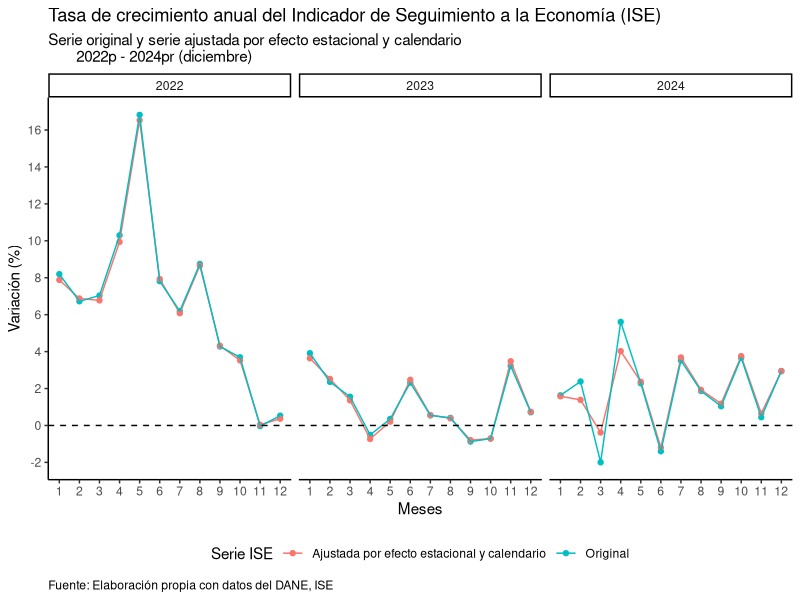

Here is the R script that generated this plot:
## ---- chunk 1

library(tidyverse)
library(readxl)

## ---- chunk 2

data = read_excel("Tasa de crecimiento ISE.xlsx")

data
## ---- chunk 3

data = data |> 
  pivot_longer(cols = 3:4, names_to ="Serie ISE",
               values_to = "value")

data
## ---- chunk 4

zero = 0  # Baseline

ggplot(data) +
  geom_point(aes(x = Mes, y = value, colour = `Serie ISE`)) +
  geom_line(aes(x = Mes, y = value, colour = `Serie ISE`)) +
  geom_hline(yintercept = zero, color = "black", linetype = 2) +
  facet_grid(. ~ Año) +
  scale_x_continuous(breaks = seq(1,12, by = 1)) +
  scale_y_continuous(breaks = seq(-4,18, by = 2)) +
  theme_classic() +
  labs(title = "Tasa de crecimiento anual del Indicador de Seguimiento a la Economía (ISE)",
       subtitle = "Serie original y serie ajustada por efecto estacional y calendario
       2022p - 2024pr (diciembre)",
       x = "Meses",
       y = "Variación (%)",
       caption = "Fuente: Elaboración propia con datos del DANE, ISE") +
  theme(plot.caption.position = "panel",
        plot.caption = element_text(hjust = 0),
        legend.position = "bottom")

